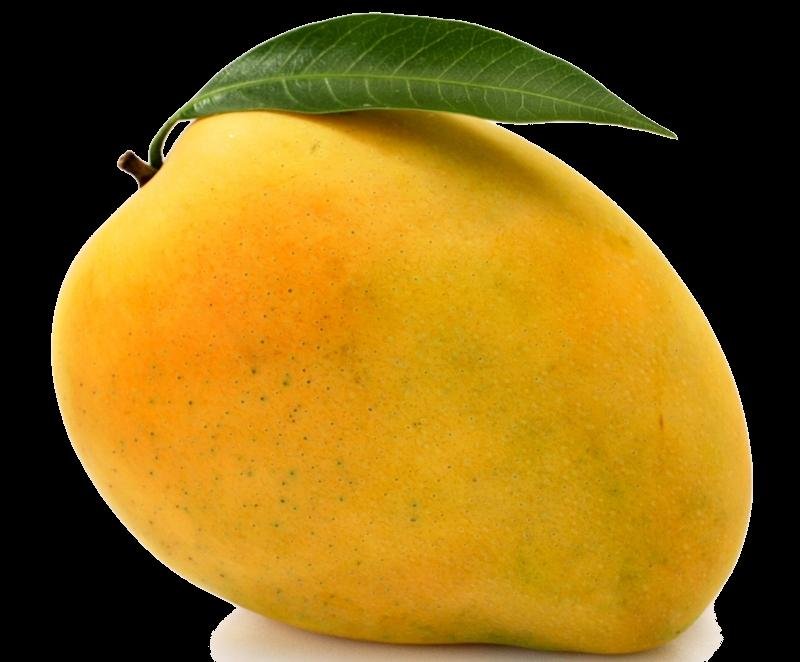
#> input picture Threashold/Mango/Mango_black/1.jpg, 800 x 662 px; its folder holds only this picture in this run
$ python fear.py
#> lines starting #> are read from the running program, lines starting #| are printed output that depends on the picture; after the words box and inside, x2 and y2 are one past the last pixel; in counts of white or black regions, pixels touching at a corner belong together
from PIL import Image
import numpy as np
import matplotlib.pyplot as plt
import os

# Thư mục hiện tại
folder_path = "."

# Lưu kết quả Red mean
red_means = {}

# Đọc 1.jpg và 2.jpg
for i in range(1, 3):
    filename = f"{i}.jpg"
    img_path = os.path.join(folder_path, filename)
    if os.path.exists(img_path):
        img = Image.open(img_path).convert("RGB")
#> img is the input picture: PIL image 800x662 RGB; mean R, G, B 136.6, 101.7, 20.3
        img_np = np.array(img)
        # Lọc nền trắng (nếu có)
        mask = np.any(img_np > [0, 0, 0], axis=-1)
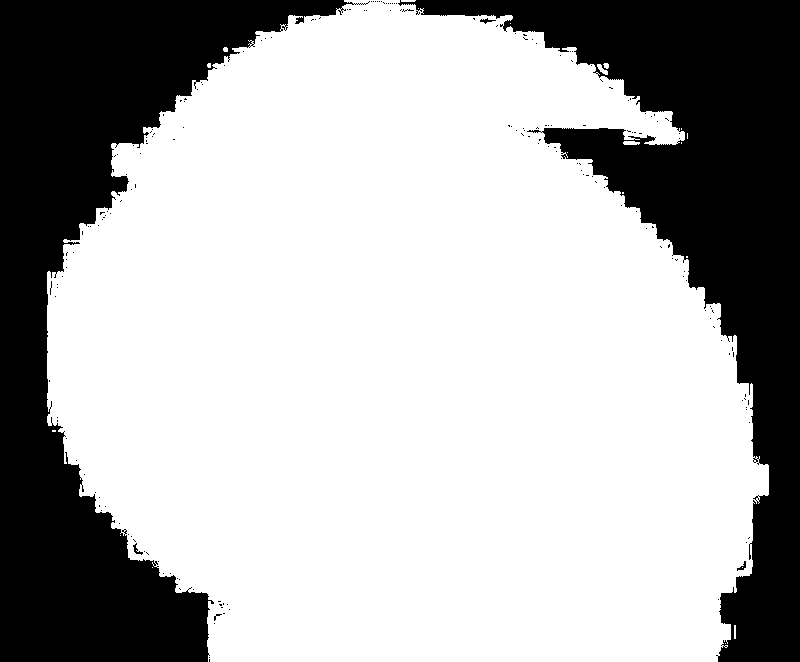
#> mask: shape (662, 800) bool; 69.5% white; 195 black regions (190 under 20 px), largest, box (x1, y1, x2, y2) and area: (0, 0, 370, 662) 83622, (398, 0, 800, 662) 77566, (133, 543, 143, 555) 41, (480, 18, 496, 24) 38, (737, 561, 746, 571) 36
        red_values = img_np[:, :, 0][mask]
        red_mean = np.mean(red_values) if red_values.size > 0 else 0
#> red_mean = 196.7
        red_means[filename] = red_mean

# Đọc 3.png đến 22.png
for i in range(3, 23):
    filename = f"{i}.png"
    img_path = os.path.join(folder_path, filename)
    if os.path.exists(img_path):
        img = Image.open(img_path).convert("RGB")
        img_np = np.array(img)
        # Lọc nền đen
        mask = np.any(img_np > [0, 0, 0], axis=-1)
        red_values = img_np[:, :, 0][mask]
        red_mean = np.mean(red_values) if red_values.size > 0 else 0
        red_means[filename] = red_mean

# Phân lớp và in kết quả
print("== GIÁ TRỊ TRUNG BÌNH KÊNH ĐỎ VÀ PHÂN LỚP ==")
lamda = 180  # Threshold
classified = []

for fname, val in sorted(red_means.items(), key=lambda x: int(x[0].split('.')[0])):
    label = "ngọt" if val >= lamda else "chua"
    print(f"{fname}: {val:.2f} → Xoài {label}")
    classified.append((int(fname.split('.')[0]), val, label))
#> this loop made 1 pass
#> (fname, val, label) on pass 1: ('1.jpg', 196.7, 'ngọt')
#| 1.jpg: 196.66 → Xoài ngọt
#> after the loop, classified = [(1, 196.7, 'ngọt')]

# === VẼ BIỂU ĐỒ TRÊN TRỤC OX ===
indices = [item[0] for item in classified]
#> indices = [1]
red_values = [item[1] for item in classified]
#> red_values = [196.7]
labels = [item[2] for item in classified]
#> labels = ['ngọt']

plt.figure(figsize=(10, 2))

# Vẽ chấm theo màu dựa trên nhãn
colors = ['red' if lbl == 'ngọt' else 'green' for lbl in labels]
#> colors = ['red']
plt.scatter(red_values, [0]*len(red_values), color=colors, s=50)

# Đánh số thứ tự trên từng chấm
for i in range(len(indices)):
    plt.text(red_values[i], 0.05, str(indices[i]), ha='center', fontsize=9)
#> this loop made 1 pass

# Vẽ đường ngưỡng dọc
plt.axvline(x=lamda, color='black', linestyle='--', label=f'Ngưỡng = {lamda}')

# Tùy chỉnh giao diện
plt.yticks([])  # Ẩn trục Oy
plt.xlabel('Giá trị trung bình kênh đỏ (Red)')
plt.title('Phân bố Red Mean của các ảnh xoài')
plt.grid(True, axis='x')
plt.legend()
plt.tight_layout()
plt.show()
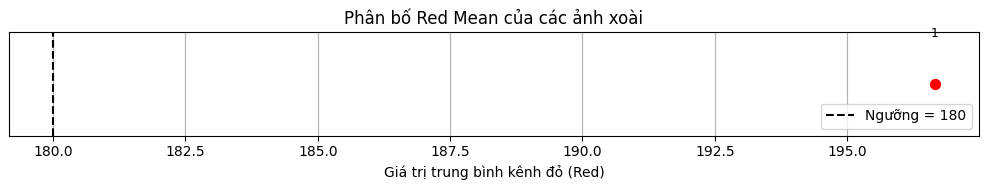
#> figure drawn by matplotlib, 1 panel
